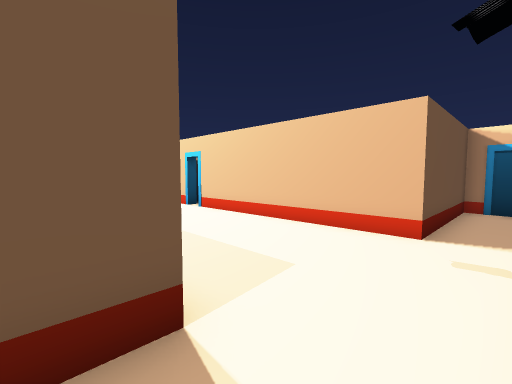
view 1 (above)

17 first-person views from a walk through a scene from a Unity 3-D project. The camera is 1.4 m above the floor, tilts 4° down and sees 90° across. The floor is counted in squares, 1 m on a side. Each view is taken from the middle of a square. On the plan, view 1 faces up. The plan holds only what a view shows up to about 13 squares ahead; the rest is blank. The place goes on beyond the plan. The player is left out. Some surface patterns are stand-ins.

view 2
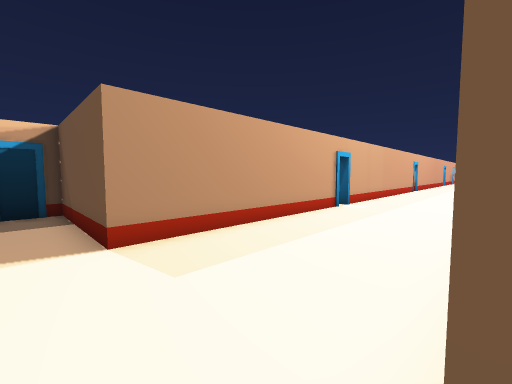

view 3
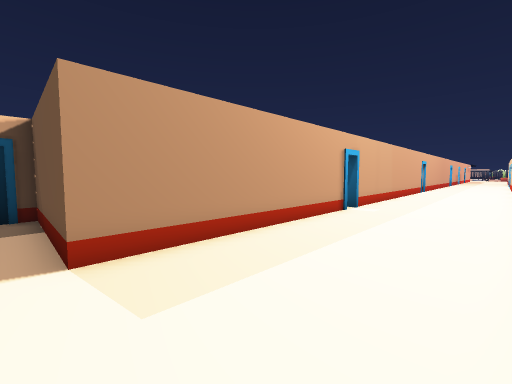

view 4
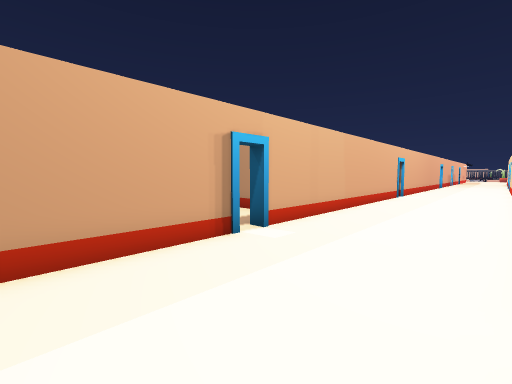

view 5
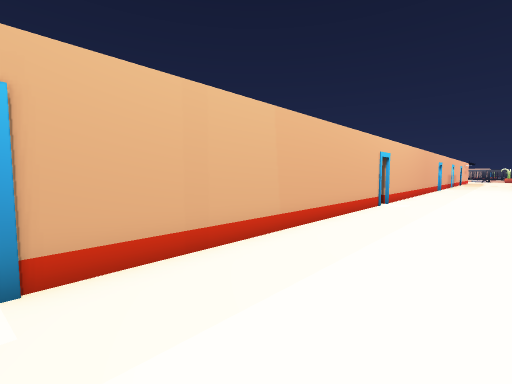

view 6
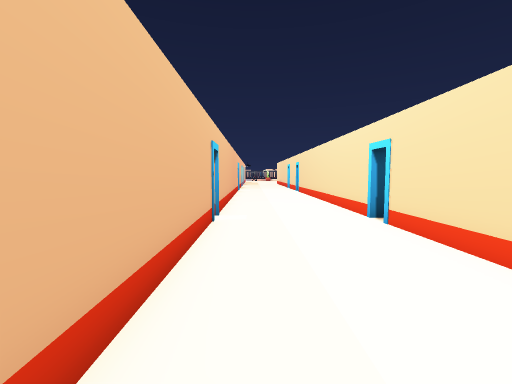

view 7
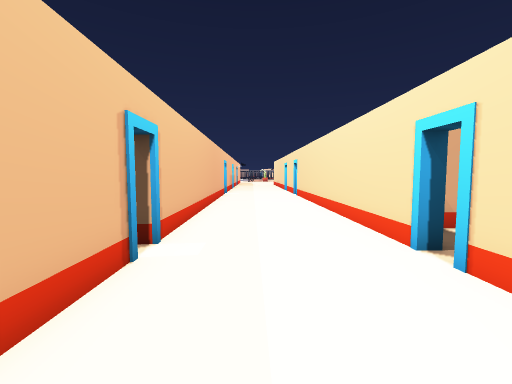

view 8
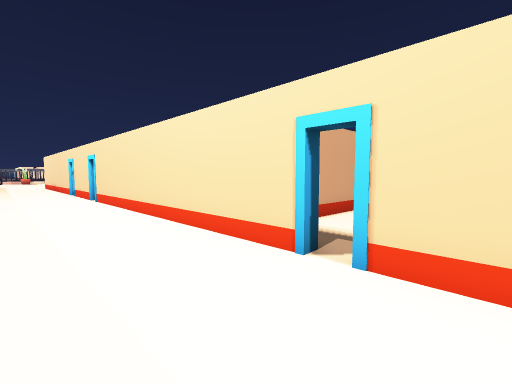

view 9
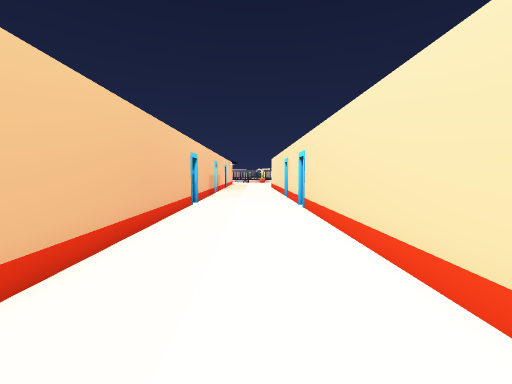

view 10
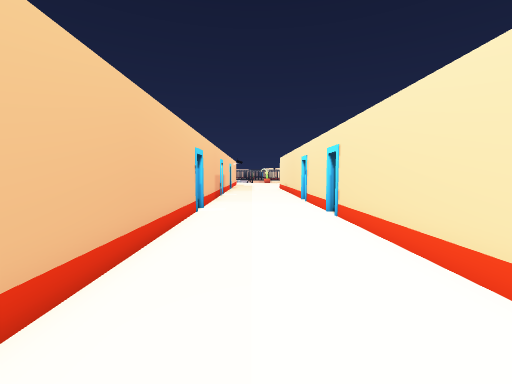

view 11
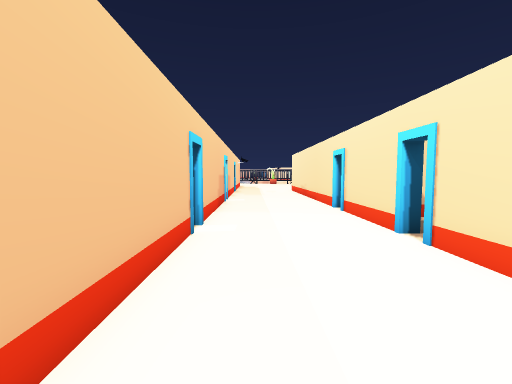

view 12
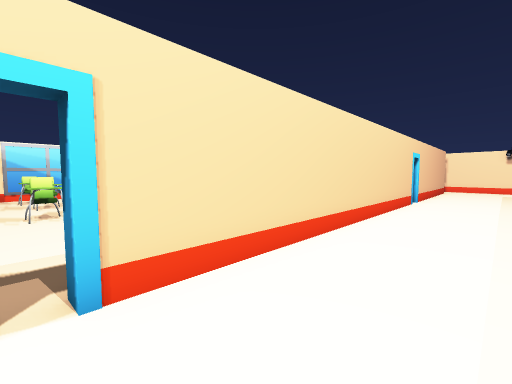

view 13
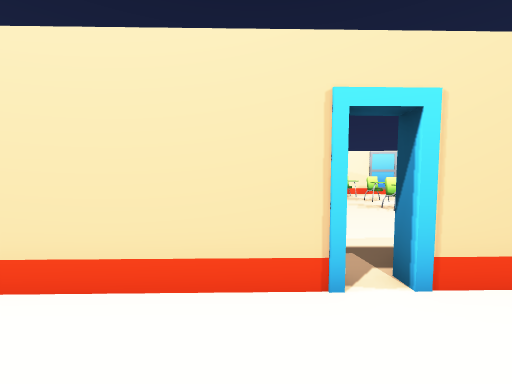

view 14
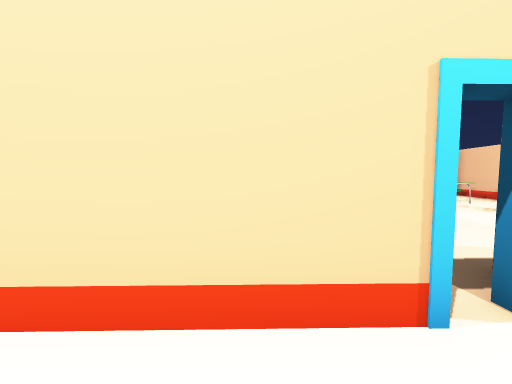

view 15
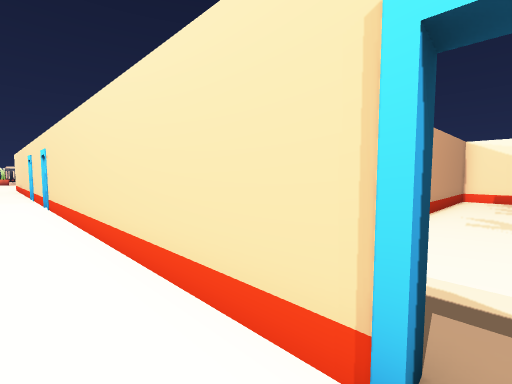

view 16
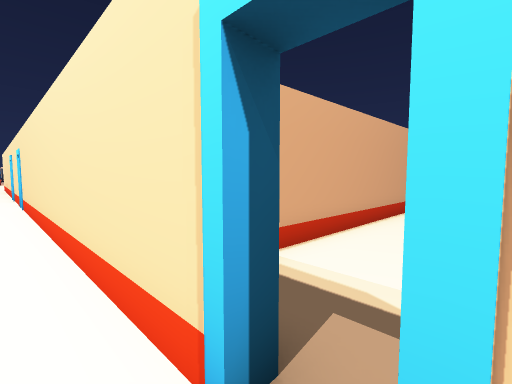

view 17
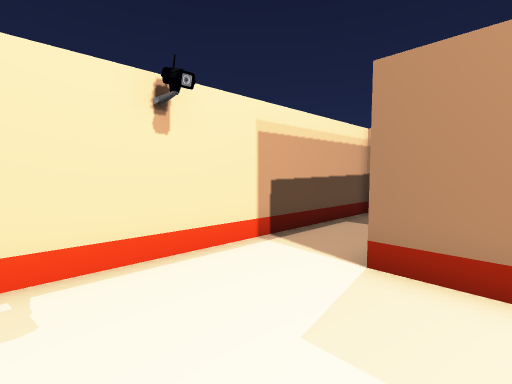

### Floor plan
Points are (right, up) in squares from view 1. A wall is a line through its corners. A room is listed if a view was taken in it or the views show most of it. See-through windows are left out.
Room 1 (view 1)
walls: (-1.5, 1.4) (-4.5, -1.5) (-2.9, -3.1) (0.8, 0.2)
ways out: opening at (0, 0) to room 2
Room 2 (views 2, 3, 5, 6, 7, 8, 9, 10, 11, 12, 13, 14, 15, 16, 17)
walls: (-16.4, 17.6) (-7.7, 9.2) (-8.1, 8.8); (-12.8, 21.8) (-13.2, 21.4) (-22.3, 30.1); (-7.2, 8.6) (-0.6, 2.3) (-1.5, 1.4); (-2.8, 12) (-3.1, 11.7) (-12.5, 20.8) (-12.2, 21.2); (-1.1, 9.8) (-2.5, 11.1); (4.5, 6.3) (3.5, 5.4) (0, 8.8); (-22.8, 30.6) (-25.7, 33.4); (-26.4, 27.2) (-17, 18.1); (0.8, 0.2) (4.1, 3.1)
ways out: opening at (0, 0) to room 1; opening at (-0.5, 9) to room 3
Room 3 (view 4)
walls: (0, 8.8) (-1.1, 9.8)
ways out: opening at (-0.5, 9) to room 2
objects: other object (-3, 13) to (-3, 14)

Where each view was taken, in squares from view 1:
view 1: 0 up, 0 right, facing up
view 2: 5 up, 4 right, facing left
view 3: 5 up, 3 right, facing left
view 4: 9 up, 1 left, facing left
view 5: 12 up, 5 left, facing left
view 6: 13 up, 10 left, facing up-left
view 7: 16 up, 12 left, facing up-left
view 8: 17 up, 14 left, facing up
view 9: 21 up, 16 left, facing up-left
view 10: 22 up, 18 left, facing up-left
view 11: 24 up, 21 left, facing up-left
view 12: 19 up, 15 left, facing right
view 13: 20 up, 16 left, facing up-right
view 14: 21 up, 16 left, facing up-right
view 15: 20 up, 14 left, facing up
view 16: 20 up, 13 left, facing up
view 17: 6 up, 1 right, facing down
